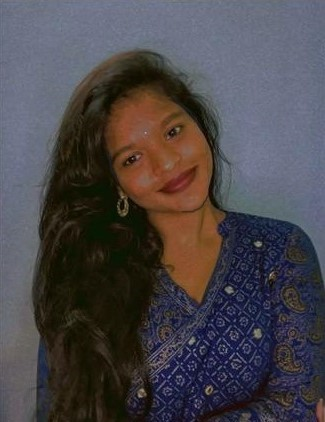
%> input picture face.jpeg, 325 x 422 px
$ octave --eval "seg_kmeans;"   (GNU Octave 9; MATLAB toolbox functions it lacks are replaced by stand-ins)
%> lines starting %> are read from the running program, lines starting %| are printed output that depends on the picture; in (x1, y1, x2, y2) boxes, pixels count from 0 and x2, y2 are one past the last pixel; in counts of white or black regions, pixels touching at a corner belong together; the program's own positions count from 1
function seg_kmeans()
Irgb = imread('./face.jpeg');
%> Irgb is the input picture: size 422x325x3 uint8; mean R, G, B 73.7, 69.4, 73.5
I = rgb2hsv(Irgb);
%> I: size 422x325x3 double; mean H, S, V 0.435, 0.395, 0.342
% segment the image into k=2,3,5
figure(1),
subplot(3,4,1), imshow(I),title('original');

I = uint8(I);
%> I: size 422x325x3 uint8; mean H, S, V 0.598, 0.364, 0.313


[L,centers] = imsegkmeans(I,2);
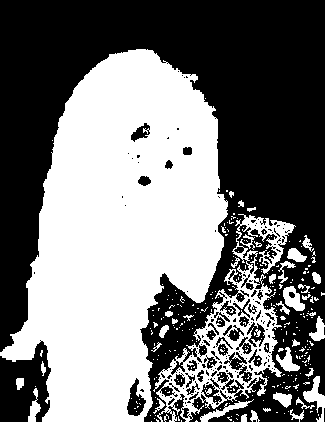
%> L: size 422x325 uint8; values 1 (black) and 2 (white), 46.5% white; 305 white regions (264 under 20 px), largest, box (x1, y1, x2, y2) and area: (0, 49, 228, 422) 52041, (153, 214, 296, 422) 7430, (303, 376, 325, 422) 394
%> centers = [1 0 0; 0 1 0]
B = labeloverlay(I,L);
subplot(3,4,2),imshow(B),title('k=2');

[L,centers] = imsegkmeans(I,3);
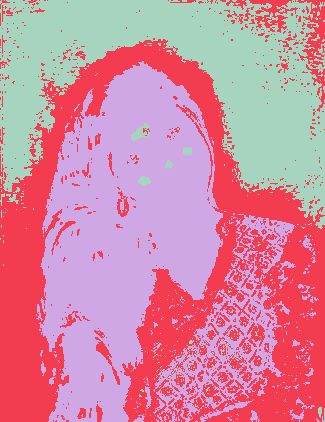
%> L: size 422x325 uint8; 3 distinct labels, from 1 to 3; one colour per label, 0 black
%> centers = [1 0 1; 1 0 0; 0 1 0]
B = labeloverlay(I,L);
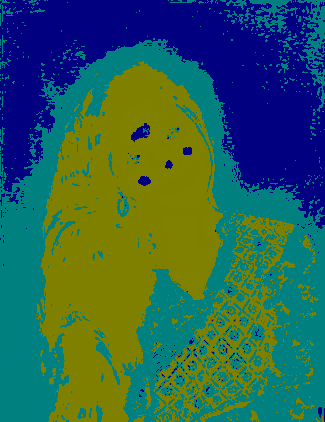
%> B: size 422x325x3 uint8; mean R, G, B 47.1, 94.5, 81.5
subplot(3,4,3),imshow(B),title('k=3');

[L,centers] = imsegkmeans(I,5);
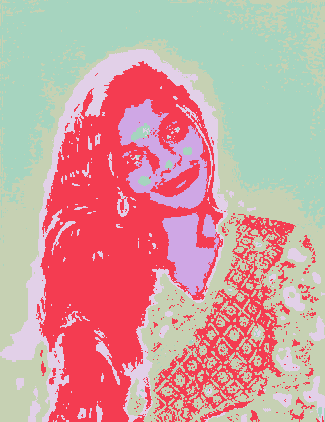
%> L: size 422x325 uint8; 5 distinct labels, from 1 to 5; one colour per label, 0 black
%> centers = [1 0 1; 0 1 0; 0 1 1; 1 0 0; 0 0 0]
B = labeloverlay(I,L);
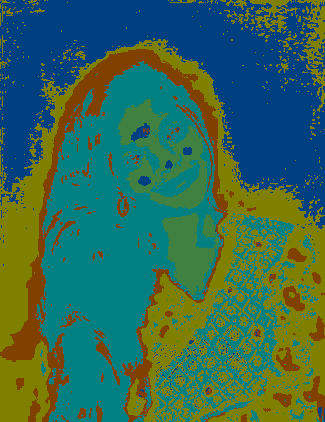
%> B: size 422x325x3 uint8; mean R, G, B 51.5, 104.7, 76.8
subplot(3,4,4),imshow(B),title('k=5');

[L,centers] = imsegkmeans(I,6);
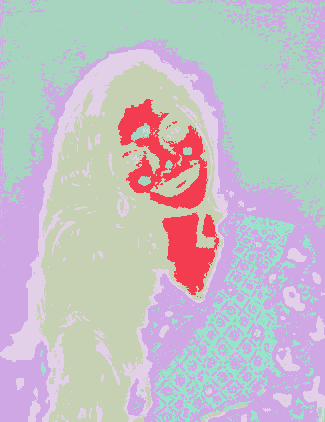
%> L: size 422x325 uint8; 6 distinct labels, from 1 to 6; one colour per label, 0 black
%> centers = [1 0 1; 0 1 1; 1 0 0; 0 1 0; 0 0 0; 1 1 0]
B = labeloverlay(I,L);
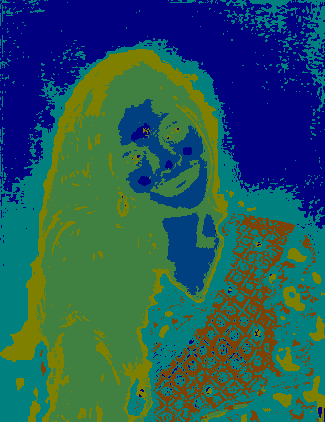
%> B: size 422x325x3 uint8; mean R, G, B 37.8, 86.9, 90.8
subplot(3,4,5),imshow(B),title('k=6');

%> (the run ends here)
